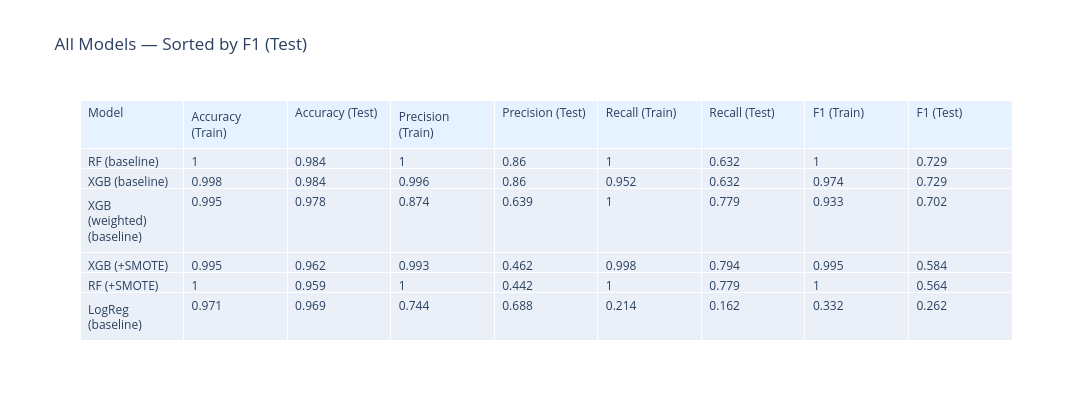

Notebook code cell kept with this figure:
### Code cell
import plotly.graph_objects as go

header_vals = [df_all.index.name or "Model"] + list(df_all.columns)
cell_vals = [df_all.index.tolist()] + [df_all[c].tolist() for c in df_all.columns]

fig = go.Figure(data=[go.Table(
    header=dict(values=header_vals, fill_color="#E6F2FF", align="left"),
    cells=dict(values=cell_vals, align="left")
)])
fig.update_layout(title="All Models — Sorted by F1 (Test)", width=1100, height=420)
fig.show()

### Figure 1 — Plotly figure (JSON) as saved in the notebook; plotly's stock layout.template omitted (floating-point values rounded to 4 significant figures)
{"data": [{"cells": {"align": "left", "values": [["RF (baseline)", "XGB (baseline)", "XGB (weighted) (baseline)", "XGB (+SMOTE)", "RF (+SMOTE)", "LogReg (baseline)", "LogReg (+SMOTE)"], [1, 0.998, 0.995, 0.995, 1, 0.971, 0.827], [0.984, 0.984, 0.978, 0.962, 0.959, 0.969, 0.825], [1, 0.996, 0.874, 0.993, 1, 0.744, 0.827], [0.86, 0.86, 0.639, 0.462, 0.442, 0.688, 0.142], [1, 0.952, 1, 0.998, 1, 0.214, 0.827], [0.632, 0.632, 0.779, 0.794, 0.779, 0.162, 0.824], [1, 0.974, 0.933, 0.995, 1, 0.332, 0.827], [0.729, 0.729, 0.702, 0.584, 0.564, 0.262, 0.242]]}, "header": {"align": "left", "fill": {"color": "#E6F2FF"}, "values": ["Model", "Accuracy (Train)", "Accuracy (Test)", "Precision (Train)", "Precision (Test)", "Recall (Train)", "Recall (Test)", "F1 (Train)", "F1 (Test)"]}, "type": "table"}], "layout": {"height": 420, "title": {"text": "All Models — Sorted by F1 (Test)"}, "width": 1100}}
